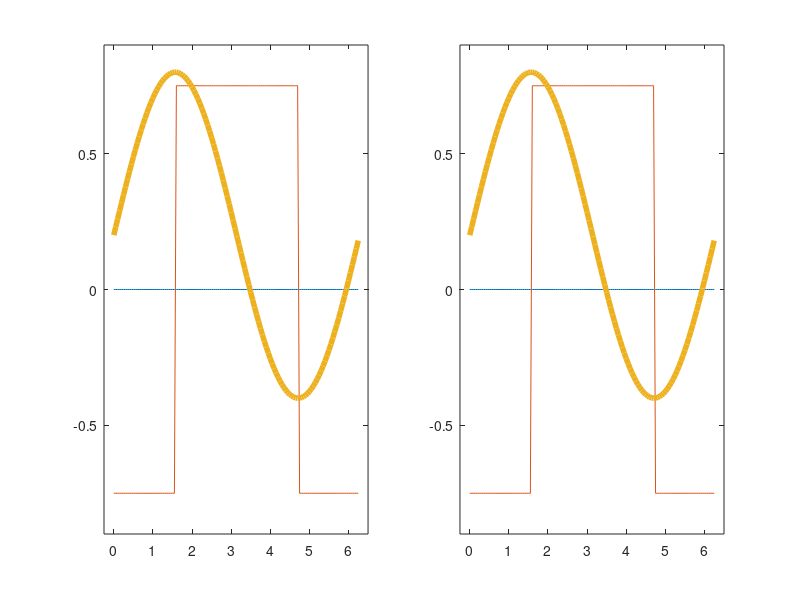

Source code (MATLAB): (Note: this script raises an error after producing the figure.)
figure('Position', [100 460 1120 420]);
a(1) = subplot(121); a(2) = subplot(122);

x = 0:.05:2*pi;
y1 = zeros(size(x));  % flat line
y2 =  mod(round(x / pi),2)*1.5 - .75; % Square wave
y3 = .2 + .6 * sin(x); % sine wave

plot(x,y1,x,y2,x,y3, 'linewidth', 4, 'Parent', a(1));
plot(x,y1,x,y2,x,y3, 'linewidth', 4, 'Parent', a(2));
set(a, 'XLim', [x(1) - .25, x(end)+.25], 'YLim', [-.9 .9]);

xkcdify(a(2));